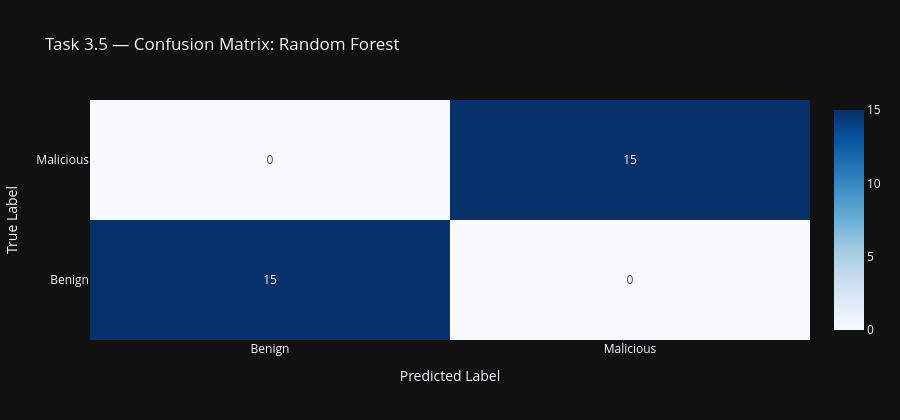
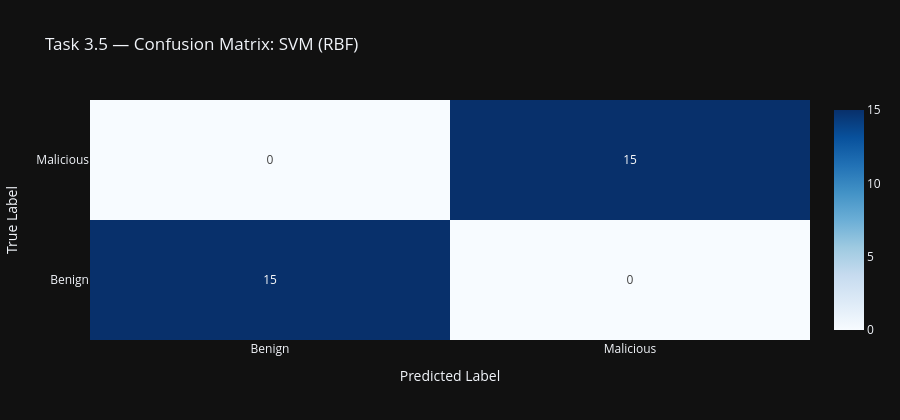

The notebook cell saved with these charts, in order:
### Markdown cell above
## Task 3.5 — ML Classification: Random Forest vs SVM with ROC Curves
Two classifiers are trained on `dataset_task3.csv` (PE-derived features):
- **Random Forest** (100 trees)
- **SVM** with RBF kernel (probability estimates enabled)

Performance is compared with a Plotly ROC curve chart.

### Code cell
# ── Task 3.5: Random Forest + SVM with ROC Curves ────────────────────────────

# Load dataset
ml_df = pd.read_csv(DATASET_CSV)
print(f'Dataset shape: {ml_df.shape}')
print(f'Label distribution:\n{ml_df["label"].value_counts()}')
display(ml_df.head(3))

# Features and target
feature_cols = [c for c in ml_df.columns if c != 'label']
X = ml_df[feature_cols].values
y = ml_df['label'].values

X_train, X_test, y_train, y_test = train_test_split(
    X, y, test_size=0.3, random_state=42, stratify=y
)

# ── Model 1: Random Forest ────────────────────────────────────────────────────
rf_model = Pipeline([
    ('rf', RandomForestClassifier(n_estimators=100, random_state=42, n_jobs=-1))
])
rf_model.fit(X_train, y_train)
rf_pred = rf_model.predict(X_test)
rf_proba = rf_model.predict_proba(X_test)[:, 1]

print('\n--- Random Forest ---')
print(classification_report(y_test, rf_pred,
                             target_names=['Benign', 'Malicious']))

# ── Model 2: SVM with RBF kernel ──────────────────────────────────────────────
svm_model = Pipeline([
    ('scaler', StandardScaler()),
    ('svc', SVC(kernel='rbf', probability=True, random_state=42))
])
svm_model.fit(X_train, y_train)
svm_pred = svm_model.predict(X_test)
svm_proba = svm_model.predict_proba(X_test)[:, 1]

print('\n--- SVM (RBF kernel) ---')
print(classification_report(y_test, svm_pred,
                             target_names=['Benign', 'Malicious']))

# ── Confusion matrices (Plotly) ───────────────────────────────────────────────
for model_name, pred in [('Random Forest', rf_pred), ('SVM (RBF)', svm_pred)]:
    cm = confusion_matrix(y_test, pred)
    labels = ['Benign', 'Malicious']
    fig_cm = go.Figure(
        go.Heatmap(
            z=cm, x=labels, y=labels,
            colorscale='Blues',
            text=cm, texttemplate='%{text}',
            hovertemplate='True: %{y}<br>Pred: %{x}<br>Count: %{z}<extra></extra>'
        )
    )
    fig_cm.update_layout(
        title=f'Task 3.5 — Confusion Matrix: {model_name}',
        xaxis_title='Predicted Label',
        yaxis_title='True Label',
        template='plotly_dark',
        height=420
    )
    fig_cm.show()

# ── ROC Curves on the same Plotly chart ──────────────────────────────────────
fpr_rf, tpr_rf, _ = roc_curve(y_test, rf_proba)
fpr_svm, tpr_svm, _ = roc_curve(y_test, svm_proba)
auc_rf = auc(fpr_rf, tpr_rf)
auc_svm = auc(fpr_svm, tpr_svm)

fig_roc = go.Figure()
fig_roc.add_trace(
    go.Scatter(
        x=fpr_rf, y=tpr_rf,
        mode='lines',
        name=f'Random Forest (AUC = {auc_rf:.3f})',
        line=dict(color='#3498db', width=2.5)
    )
)
fig_roc.add_trace(
    go.Scatter(
        x=fpr_svm, y=tpr_svm,
        mode='lines',
        name=f'SVM RBF (AUC = {auc_svm:.3f})',
        line=dict(color='#e74c3c', width=2.5)
    )
)
# Diagonal (random classifier)
fig_roc.add_trace(
    go.Scatter(
        x=[0, 1], y=[0, 1],
        mode='lines',
        name='Random Classifier (AUC = 0.500)',
        line=dict(color='grey', dash='dash', width=1.5)
    )
)
fig_roc.update_layout(
    title='Task 3.5 — ROC Curves: Random Forest vs SVM (RBF Kernel)',
    xaxis_title='False Positive Rate',
    yaxis_title='True Positive Rate',
    xaxis=dict(range=[0, 1]),
    yaxis=dict(range=[0, 1.02]),
    template='plotly_dark',
    legend=dict(x=0.6, y=0.1),
    height=500
)
fig_roc.show()

# ── Model comparison table ────────────────────────────────────────────────────
from sklearn.metrics import precision_score, recall_score, f1_score
comparison = pd.DataFrame([
    {
        'Model': 'Random Forest',
        'Accuracy': round(accuracy_score(y_test, rf_pred), 4),
        'Precision': round(precision_score(y_test, rf_pred, average='weighted'), 4),
        'Recall': round(recall_score(y_test, rf_pred, average='weighted'), 4),
        'F1-Score': round(f1_score(y_test, rf_pred, average='weighted'), 4),
        'AUC': round(auc_rf, 4),
    },
    {
        'Model': 'SVM (RBF)',
        'Accuracy': round(accuracy_score(y_test, svm_pred), 4),
        'Precision': round(precision_score(y_test, svm_pred, average='weighted'), 4),
        'Recall': round(recall_score(y_test, svm_pred, average='weighted'), 4),
        'F1-Score': round(f1_score(y_test, svm_pred, average='weighted'), 4),
        'AUC': round(auc_svm, 4),
    }
])
print('\nModel Comparison:')
display(comparison)

# Plotly grouped bar: metric comparison
metrics = ['Accuracy', 'Precision', 'Recall', 'F1-Score']
fig_comp = go.Figure()
colours = ['#3498db', '#e74c3c']
for i, row in comparison.iterrows():
    fig_comp.add_trace(
        go.Bar(
            name=row['Model'],
            x=metrics,
            y=[row[m] for m in metrics],
            marker_color=colours[i],
            text=[f"{row[m]:.3f}" for m in metrics],
            textposition='outside'
        )
    )
fig_comp.update_layout(
    title='Task 3.5 — Model Comparison: Random Forest vs SVM (RBF)',
    xaxis_title='Metric',
    yaxis_title='Score',
    yaxis=dict(range=[0, 1.15]),
    barmode='group',
    template='plotly_dark',
    legend_title='Model',
    height=450
)
fig_comp.show()

### Figure 1 — Plotly figure (JSON) as saved in the notebook; plotly's stock layout.template omitted (floating-point values rounded to 4 significant figures)
{"data": [{"colorscale": [[0, "rgb(247,251,255)"], [0.125, "rgb(222,235,247)"], [0.25, "rgb(198,219,239)"], [0.375, "rgb(158,202,225)"], [0.5, "rgb(107,174,214)"], [0.625, "rgb(66,146,198)"], [0.75, "rgb(33,113,181)"], [0.875, "rgb(8,81,156)"], [1, "rgb(8,48,107)"]], "hovertemplate": "True: %{y}<br>Pred: %{x}<br>Count: %{z}<extra></extra>", "text": [[15, 0], [0, 15]], "texttemplate": "%{text}", "type": "heatmap", "x": ["Benign", "Malicious"], "y": ["Benign", "Malicious"], "z": [[15, 0], [0, 15]]}], "layout": {"height": 420, "title": {"text": "Task 3.5 — Confusion Matrix: Random Forest"}, "xaxis": {"title": {"text": "Predicted Label"}}, "yaxis": {"title": {"text": "True Label"}}}}

### Figure 2 — Plotly figure (JSON) as saved in the notebook; plotly's stock layout.template omitted (floating-point values rounded to 4 significant figures)
{"data": [{"colorscale": [[0, "rgb(247,251,255)"], [0.125, "rgb(222,235,247)"], [0.25, "rgb(198,219,239)"], [0.375, "rgb(158,202,225)"], [0.5, "rgb(107,174,214)"], [0.625, "rgb(66,146,198)"], [0.75, "rgb(33,113,181)"], [0.875, "rgb(8,81,156)"], [1, "rgb(8,48,107)"]], "hovertemplate": "True: %{y}<br>Pred: %{x}<br>Count: %{z}<extra></extra>", "text": [[15, 0], [0, 15]], "texttemplate": "%{text}", "type": "heatmap", "x": ["Benign", "Malicious"], "y": ["Benign", "Malicious"], "z": [[15, 0], [0, 15]]}], "layout": {"height": 420, "title": {"text": "Task 3.5 — Confusion Matrix: SVM (RBF)"}, "xaxis": {"title": {"text": "Predicted Label"}}, "yaxis": {"title": {"text": "True Label"}}}}
